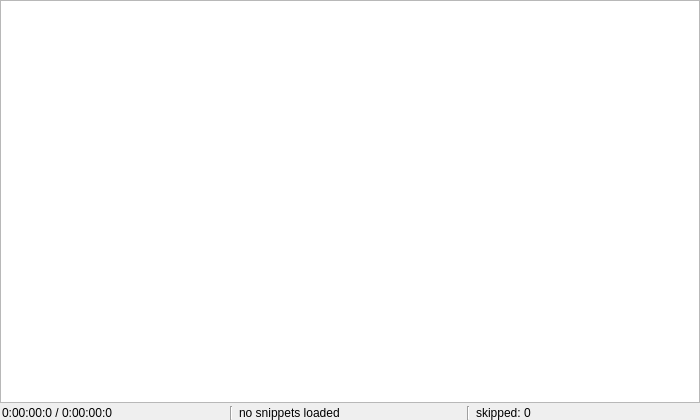
<?xml version="1.0" encoding="UTF-8"?>
<ui version="4.0">
 <class>Stimulus</class>
 <widget class="QWidget" name="Stimulus">
  <property name="geometry">
   <rect>
    <x>0</x>
    <y>0</y>
    <width>700</width>
    <height>420</height>
   </rect>
  </property>
  <property name="windowTitle">
   <string>Stimulus</string>
  </property>
  <layout class="QVBoxLayout" name="verticalLayout">
   <property name="spacing">
    <number>2</number>
   </property>
   <property name="margin">
    <number>0</number>
   </property>
   <item>
    <widget class="QGraphicsView" name="stim_img"/>
   </item>
   <item>
    <widget class="QFrame" name="frame">
     <layout class="QHBoxLayout" name="horizontalLayout">
      <property name="leftMargin">
       <number>2</number>
      </property>
      <property name="topMargin">
       <number>1</number>
      </property>
      <property name="rightMargin">
       <number>2</number>
      </property>
      <property name="bottomMargin">
       <number>0</number>
      </property>
      <item>
       <widget class="QLabel" name="stim_pos">
        <property name="text">
         <string>0:00:00:0 / 0:00:00:0</string>
        </property>
       </widget>
      </item>
      <item>
       <widget class="Line" name="line">
        <property name="orientation">
         <enum>Qt::Vertical</enum>
        </property>
       </widget>
      </item>
      <item>
       <widget class="QLabel" name="stim_snip">
        <property name="text">
         <string>no snippets loaded</string>
        </property>
       </widget>
      </item>
      <item>
       <widget class="Line" name="line_2">
        <property name="orientation">
         <enum>Qt::Vertical</enum>
        </property>
       </widget>
      </item>
      <item>
       <widget class="QLabel" name="stim_debug">
        <property name="text">
         <string>skipped: 0</string>
        </property>
       </widget>
      </item>
     </layout>
    </widget>
   </item>
  </layout>
 </widget>
 <resources/>
 <connections/>
</ui>
